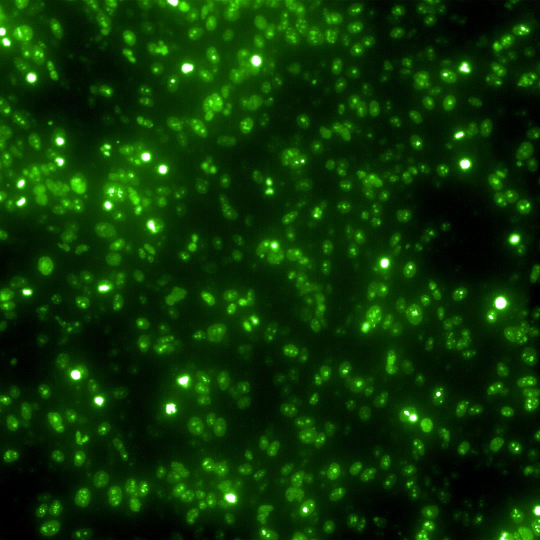
#> input picture notebooks/CHO_120721/B1_Alexa488.jpg, 1080 x 1080 px (shown at 1/2 size); its folder holds only this picture in this run
$ python -i segment_droplets.py   (imports and definitions only)
#> lines starting #> are read from the running program, lines starting #| are printed output that depends on the picture; after the words box and inside, x2 and y2 are one past the last pixel; in counts of white or black regions, pixels touching at a corner belong together
### src/data/utils.py
'''
Utility functions for image manipulation.
'''

from datetime import datetime
from PIL import Image

import cv2
import matplotlib
matplotlib.use('Qt4Agg', force=True)
from matplotlib.widgets import RectangleSelector
from matplotlib import pyplot as plt
import matplotlib as mpl
import numpy as np
import logging


def get_date_taken(path):
    '''Return the date image was taken from EXIF data'''
    return datetime.strptime(Image.open(path)._getexif()[36867], '%Y:%m:%d %H:%M:%S')

def open_grey_scale_image(path):
    '''Opens an image and converts it to ubyte and greyscale'''
    image = cv2.imread(path, 0)
    if image is None:
        raise OSError("File does not exist or is not an image: {}".format(path))
    return image

# [15 lines left out: function clear_border, not called in this run]

### src/data/segment_droplets.py
'''
Methods to segment individual cells from an image of adherent cells on posts
'''

import os
import warnings
import logging
import numpy as np

from skimage import io, morphology, exposure
from skimage.color import rgb2gray, label2rgb
from skimage.feature import canny, blob_dog, blob_log, blob_doh,  peak_local_max
from skimage.filters import sobel, threshold_otsu, try_all_threshold, threshold_local, threshold_minimum
from skimage.segmentation import clear_border, watershed, random_walker
from skimage.measure import label, regionprops
from skimage.measure import label, regionprops
from skimage.color import label2rgb
from skimage.morphology import closing

import cv2


import os


from tqdm import tqdm


from src.data.utils import open_grey_scale_image

def segment(img, exp_clip_limit=4, postsize=140):
    '''
    Segments droplets in an image using a watershed algorithm. OpenCV implementation.

    Parameters
    ----------
    img: numpy.ndarray
        Array representing the greyscale values (0-255) of an image cropped to show only the droplets region
    exp_clip_limit: float [0-1], optional
        clip_limit parameter for adaptive equalization

    Returns
    -------
    (labeled: numpy.ndarray, num_regions: int)
        labeled: labeled array of the same shape as input image where each region is assigned a disctinct integer label.
        num_regions: number of labeled regions
    '''

    # Adaptive Equalization
    clahe = cv2.createCLAHE(clipLimit=exp_clip_limit, tileGridSize=(10,10))
    img_adapteq = clahe.apply(img)

    # Thresholding (OTSU)
    blur = cv2.GaussianBlur(img_adapteq, (3,3), 0)
    _, binary = cv2.threshold(blur, 0, 255, cv2.THRESH_BINARY+cv2.THRESH_OTSU)

    # Remove small dark regions
    remove_posts = morphology.remove_small_objects(binary, postsize)
    remove_posts = morphology.remove_small_holes(remove_posts, postsize)
    remove_posts = remove_posts.astype(np.uint8)

    kernel = cv2.getStructuringElement(cv2.MORPH_ELLIPSE,(3,3))
    closed = cv2.morphologyEx(remove_posts, cv2.MORPH_CLOSE, kernel, iterations = 1)
    #fill_holes = ndi.morphology.binary_fill_holes(closed, structure=np.ones((3, 3))).astype('uint8')

    # noise removal
    kernel = np.ones((2,2),np.uint8)
    #opening = cv2.morphologyEx(closed,cv2.MORPH_OPEN,kernel, iterations = 2)
    closing = cv2.morphologyEx(closed, cv2.MORPH_CLOSE, kernel, iterations = 1)
    # sure background area
    #sure_bg = cv2.dilate(opening,kernel,iterations=3)
    sure_bg = cv2.dilate(closing,kernel,iterations=1)
    # Finding sure foreground area
    #dist_transform = cv2.distanceTransform(opening,cv2.DIST_L2,5)
    dist_transform = cv2.distanceTransform(closing,cv2.DIST_L2,5)
    _, sure_fg = cv2.threshold(dist_transform,0.15*dist_transform.max(),255,0)
    # Finding unknown region
    sure_fg = np.uint8(sure_fg)
    unknown = cv2.subtract(sure_bg,sure_fg)

    # Marker labelling
    _, markers = cv2.connectedComponents(sure_fg)
    # Add one to all labels so that sure background is not 0, but 1
    #markers = markers+1
    # Now, mark the region of unknown with zero
    #markers[unknown > 0] = 0

    # Run the watershed algorithm
    three_channels = cv2.cvtColor(closed, cv2.COLOR_GRAY2BGR)
    segmented = cv2.watershed(three_channels.astype('uint8'), markers)

    return (segmented, segmented.max()-1)


def extract_indiv_droplets(img, labeled, border=25, area_upper_cutoff=0.9, area_lower_cutoff=0.35):
    '''
    Separate the individual droplets as their own image.

    Parameters
    ----------
    img: numpy.ndarray
        Array representing the greyscale values (0-255) of the segmented image.
    labeled: numpy.ndarray
        Label array corresponding to 'img' where each region is assigned a disctinct integer value
    border: int, optional
        Number of pixels to add on each side of the labeled area to produce the final image.
    ecc_cutoff: float, optional
        Maximum eccentricity value of the labeled region. Regions with higher eccentricity will be ignored.
    area_perc_cutoff: float, optional
        Minimum area as a percentage of the mean area

    Returns
    -------
    list(numpy.ndarray)
        list where each array corresponds to one of the labeled regions bounding box + the border region
    list(RegionProperties)
        regionProperties of the labeled regions
    '''

    # Get region props
    reg = regionprops(labeled, coordinates='rc')[1:] # First label corresponds to the background (OpenCV)

    # Initialize list of images
    img_list = []

    # Get original image size
    max_col = img.shape[1]
    max_row = img.shape[0]

    # Get area cutoff
    area_cutoff_upper = area_upper_cutoff * np.mean([region.area for region in reg])
    area_cutoff_lower = area_lower_cutoff * np.mean([region.area for region in reg])

    reg_clean = [region for region in reg if region.area < area_cutoff_upper and region.area > area_cutoff_lower]

    for region in reg_clean:
        (min_row, min_col, max_row, max_col) = region.bbox
        drop_image = img[np.max([min_row-border,0]):np.min([max_row+border,max_row]),np.max([min_col-border,0]):np.min([max_col+border,max_col])]
        #contrast_stretch = exposure.rescale_intensity(drop_image, in_range=(0,255))
        resized = drop_image * 255
        img_list.append(resized)

    return img_list, reg_clean

def segment_droplets_to_file(image_filename, save_overlay=False):

    if os.path.isdir(image_filename):
        img_list = [os.path.join(image_filename,f) for f in os.listdir(image_filename) if f.endswith('.jpg')]
    elif os.path.isfile(image_filename):
        img_list = [image_filename]

    for image_file in tqdm(img_list):
        # Open image
        image = open_grey_scale_image(image_file)
#> in open_grey_scale_image, `image = cv2.imread(path, 0)`:
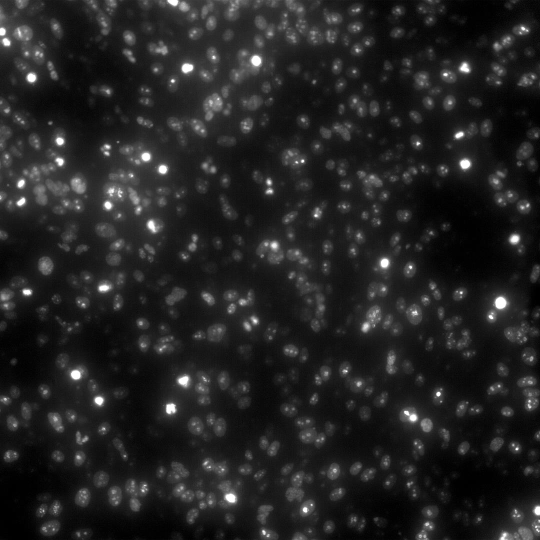
#> image: shape (1080, 1080) (shown at 1/2 size); min 0, max 255, mean 35.2

        # Segment image
        (labeled, num_regions) = segment(image)
#> in segment, `img_adapteq = clahe.apply(img)`:
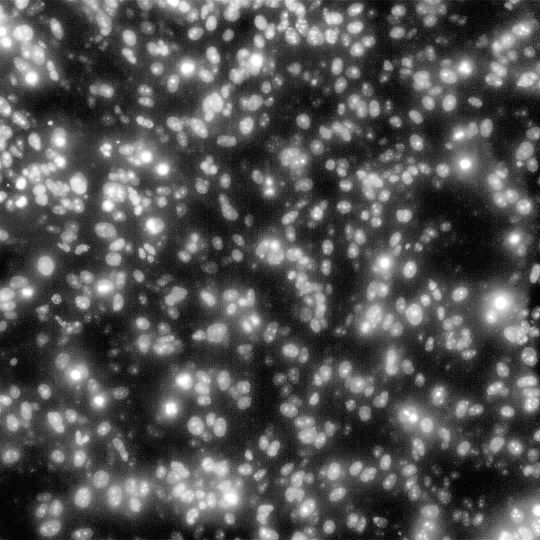
#> img_adapteq: shape (1080, 1080) (shown at 1/2 size); min 0, max 255, mean 83.7
#> in segment, `_, binary = cv2.threshold(blur, 0, 255, cv2.THRESH_BINARY+cv2.THRESH_O..`:
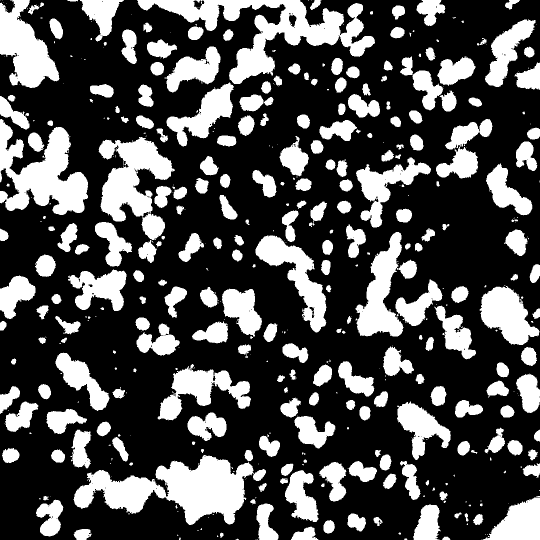
#> binary: shape (1080, 1080) (shown at 1/2 size); 30.6% white; 486 white regions (229 under 20 px), largest, box (x1, y1, x2, y2) and area: (147, 910, 508, 1050) 25133, (274, 0, 750, 168) 24454, (0, 238, 176, 430) 17696
#> in segment, `remove_posts = morphology.remove_small_holes(remove_posts, postsize)`: remove_posts: shape (1080, 1080) bool; 30.7% white; 485 white regions (228 under 20 px), largest, box (x1, y1, x2, y2) and area: (147, 910, 508, 1050) 25154, (274, 0, 750, 168) 24483, (0, 238, 176, 430) 17707
#> in segment, `closed = cv2.morphologyEx(remove_posts, cv2.MORPH_CLOSE, kernel, itera..`: closed: shape (1080, 1080); values 0 (black) and 1 (white), 30.9% white; 436 white regions (187 under 20 px), largest, box (x1, y1, x2, y2) and area: (147, 910, 532, 1050) 25716, (274, 0, 750, 168) 24585, (0, 238, 176, 430) 17782
#> in segment, `closing = cv2.morphologyEx(closed, cv2.MORPH_CLOSE, kernel, iterations..`: closing: shape (1080, 1080); values 0 (black) and 1 (white), 31% white; 404 white regions (157 under 20 px), largest, box (x1, y1, x2, y2) and area: (148, 901, 533, 1051) 26071, (275, 0, 751, 169) 24959, (0, 239, 177, 431) 17970
#> in segment, `sure_bg = cv2.dilate(closing,kernel,iterations=1)`: sure_bg: shape (1080, 1080); values 0 (black) and 1 (white), 33.1% white; 388 white regions (117 under 20 px), largest, box (x1, y1, x2, y2) and area: (148, 901, 534, 1052) 27044, (275, 0, 752, 170) 26339, (0, 239, 178, 432) 18791
#> in segment, `_, sure_fg = cv2.threshold(dist_transform,0.15*dist_transform.max(),25..`: sure_fg: shape (1080, 1080) float32; 6.6% white; 158 white regions (49 under 20 px), largest, box (x1, y1, x2, y2) and area: (335, 924, 478, 1035) 9100, (0, 20, 103, 165) 6074, (41, 267, 165, 415) 5469
#> in segment, `unknown = cv2.subtract(sure_bg,sure_fg)`: unknown: shape (1080, 1080); values 0 (black) and 1 (white), 26.5% white; 388 white regions (117 under 20 px), largest, box (x1, y1, x2, y2) and area: (275, 0, 752, 170) 21335, (148, 901, 534, 1052) 15114, (0, 239, 178, 432) 12688
#> in segment, `_, markers = cv2.connectedComponents(sure_fg)`:
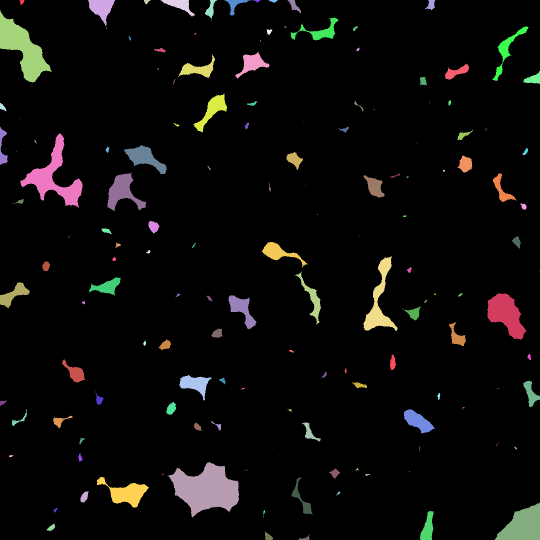
#> markers: shape (1080, 1080) int32 (shown at 1/2 size); 159 distinct labels, from 0 to 158; one colour per label, 0 black
#> in segment, `three_channels = cv2.cvtColor(closed, cv2.COLOR_GRAY2BGR)`: three_channels: shape (1080, 1080, 3); values 0 (black) and 1 (white), 30.9% white; 436 white regions (187 under 20 px)
#> in segment, `segmented = cv2.watershed(three_channels.astype('uint8'), markers)`:
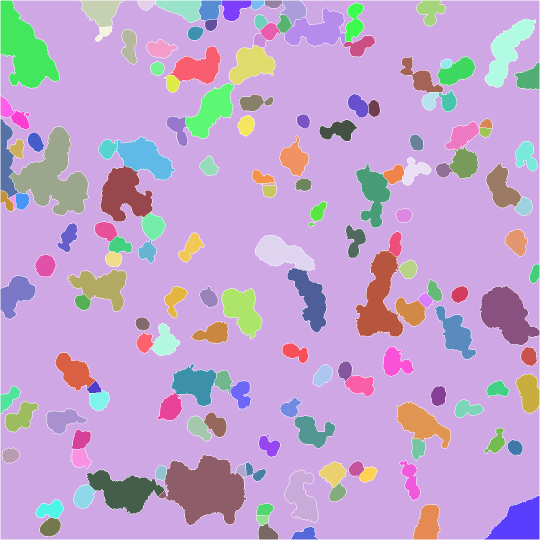
#> segmented: shape (1080, 1080) int32 (shown at 1/2 size); 159 distinct labels, from -1 to 158; one colour per label, 0 black, -1 white
#> num_regions = 157

        # Save the overlay image if requested
        if save_overlay:
            image_overlay = label2rgb(labeled, bg_label=0)
            filename = image_file.split('.')[0] + '_segmented.jpg'
            with warnings.catch_warnings():
                warnings.simplefilter("ignore")
                io.imsave(filename, image_overlay)

        # Extract individual droplets
        drop_images, _ = extract_indiv_droplets(image, labeled)
#> in extract_indiv_droplets, `reg = regionprops(labeled, coordinates='rc')[1:]`: reg = 157 regions; largest, box (x1, y1, x2, y2) and area: (317, 910, 493, 1050) 15478, (18, 254, 176, 430) 13269, (1, 1, 119, 176) 11383, (711, 500, 807, 673) 9019, (959, 572, 1079, 690) 8333
#> in extract_indiv_droplets, `area_cutoff_upper = area_upper_cutoff * np.mean([region.area for regio..`: area_cutoff_upper = 1798.3
#> in extract_indiv_droplets, `area_cutoff_lower = area_lower_cutoff * np.mean([region.area for regio..`: area_cutoff_lower = 699.3
#> in extract_indiv_droplets, `reg_clean = [region for region in reg if region.area < area_cutoff_upp..`: reg_clean = 81 regions; largest, box (x1, y1, x2, y2) and area: (315, 782, 365, 841) 1788, (833, 1, 891, 52) 1777, (689, 6, 728, 84) 1776, (283, 425, 330, 481) 1760, (1029, 125, 1079, 179) 1733
#> the loop in extract_indiv_droplets, `for region in reg_clean:` made 81 passes
#> (min_row, min_col, max_row, max_col) on passes 1 to 12: (1, 397, 42, 442), (1, 443, 42, 503), (1, 561, 52, 613), (1, 833, 52, 891), (6, 689, 84, 728), (46, 518, 81, 561), (59, 243, 128, 274), (72, 686, 114, 750), (79, 294, 117, 354), (125, 1029, 179, 1079), (181, 877, 223, 913), (189, 479, 223, 547)
#> pass 1, in extract_indiv_droplets, `resized = drop_image * 255`:
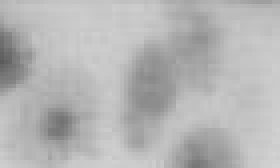
#> resized: shape (42, 70) (shown 4 times larger); min 91, max 211, mean 181.2
#> pass 2, in extract_indiv_droplets, `resized = drop_image * 255`:
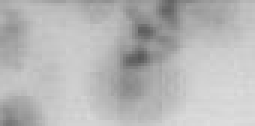
#> resized: shape (42, 85) (shown 3 times larger); min 87, max 222, mean 182.7
#> after the loop in extract_indiv_droplets, `for region in reg_clean:`: img_list = 81 items
#> drop_images = 81 items

        # Output folder has the same name as the image by default
        out_directory = image_file.split('.')[0]

        if not os.path.exists(out_directory):
            os.mkdir(out_directory)

        logging.info("Saving segmented cells to %s", out_directory)

        # Save all the images in the output directory
        for (i, img) in enumerate(drop_images):
            name = os.path.join(out_directory, os.path.basename(image_file).split('.')[0] + '_cell_' + str(i) + '.jpg')
            with warnings.catch_warnings():
                warnings.simplefilter("ignore")
                io.imsave(name, img, check_contrast=False)
#> this loop made 81 passes

>>> result = segment_droplets_to_file('../../notebooks/CHO_120721/B1_Alexa488.jpg')
